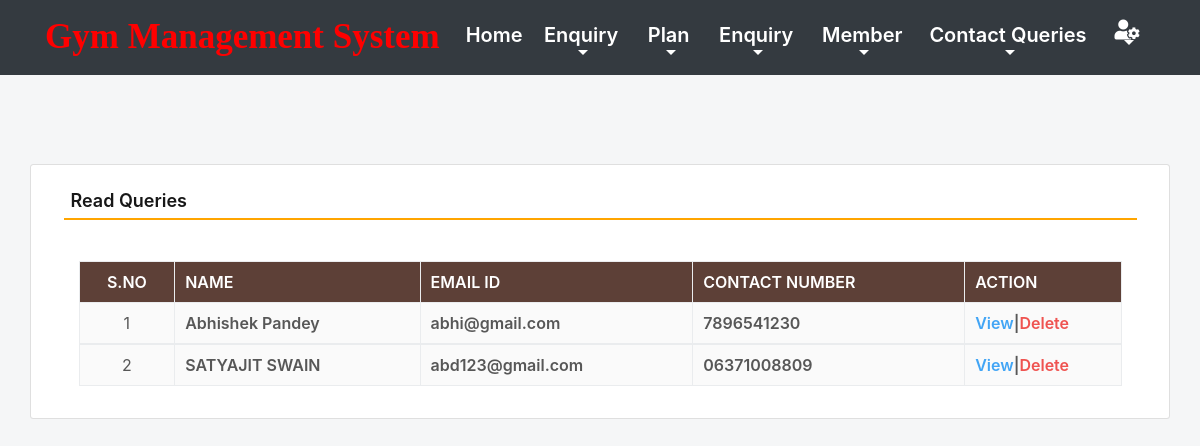
Screenshot of /read_queries (signed in) with the database file from the repository.
### gym/models.py (models this page shows, shortened)
class Contact(models.Model):
    name = models.CharField(max_length=100, null=True)
    emailid = models.CharField(max_length=50, null=True)
    contact = models.CharField(max_length=15, null=True)
    subject = models.CharField(max_length=100, null=True)
    message = models.CharField(max_length=300, null=True)
    msgdate = models.DateField(null=True)
    isread = models.CharField(max_length=10,null=True)

### gym/views.py (the view)
# urls.py: path('read_queries', read_queries, name='read_queries'),
def read_queries(request):
    if not request.user.is_authenticated:
        return redirect('admin_login')
    contact = Contact.objects.filter(isread="yes")
    return render(request,'read_queries.html', locals())

### gym/templates/read_queries.html (shortened to what this page needs)
{% include 'admin_nav.html' %}
{% load static %}
{% block main %}
<html lang="en" class="no-focus">
 <link rel="stylesheet" id="css-main" href="{% static 'css1/codebase.min.css' %}">
 <br><br><br><br>
	<div class="container card shadow mt-5">
		<div class="card-body">
			<h5 class="p-2" style="border-bottom: 2px solid orange">Read Queries</h5>
             <br>
			<div class="container-fluid">
                          <table id="example" class="table table-striped table-bordered" style="width:100%">
                                <thead class="text-white" style="background-color : #5d4037;">
                                    <tr>
                                        <th class="text-center">S.No</th>
                                        <th class="d-none d-sm-table-cell">Name</th>
                                        <th class="d-none d-sm-table-cell">Email ID</th>
                                        <th class="d-none d-sm-table-cell">Contact Number</th>
                                        <th class="d-none d-sm-table-cell" style="width: 15%;">Action</th>
                                    </tr>
                                </thead>
                                {% for i in contact %}
                                <tbody>
                                    <tr>
                                        <td class="text-center">{{forloop.counter}}</td>
                                        <td class="font-w600">{{i.name}}</td>
                                        <td class="font-w600">{{i.emailid}}</td>
                                        <td class="font-w600">{{i.contact}}</td>
                                        <td class="font-w600"><a href="{% url 'view_queries' i.id %}" class="text-primary">View</a>|<a href="{% url 'delete_contact' i.id %}" class="text-danger" onclick="return confirm('Are you sure to delete this Queries ?')">Delete</a></td>
                                    </tr>
                                        {% endfor %}
                                </tbody>
                          </table>
				</div>
			</div>
		</div>
        <link rel="stylesheet" href="https://use.fontawesome.com/releases/v5.6.3/css/all.css">
 </html>
{% endblock %}

### rows the page displays
Contact: name "Abhishek Pandey", emailid "abhi@gmail.com", contact "7896541230"
Contact: name "SATYAJIT SWAIN", emailid "abd123@gmail.com", contact "06371008809"
